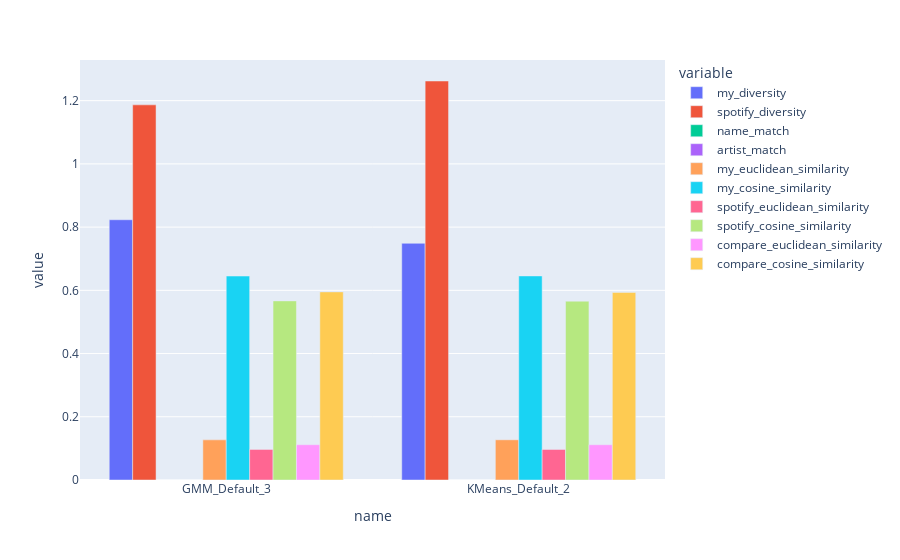

Notebook code cell kept with this figure:
### Code cell
# group_pairs = df_output.groupby(['name', 'distance_method_name'])
group_cols = ['name']
group_pairs = df_sp_recomm.groupby(group_cols)
group_mean = group_pairs.mean()

other_cols = df_sp_recomm.columns.tolist()
other_cols.remove('name')
other_cols.remove('cluster_function')
other_cols.remove('distance_function')
group_mean

fig = px.bar(group_mean, x=group_mean.index, y=other_cols, barmode='group')
fig.show()

### Figure 1 — Plotly figure (JSON) as saved in the notebook; plotly's stock layout.template omitted (floating-point values rounded to 4 significant figures)
{"data": [{"alignmentgroup": "True", "hovertemplate": "variable=my_diversity<br>name=%{x}<br>value=%{y}<extra></extra>", "legendgroup": "my_diversity", "marker": {"color": "#636efa", "pattern": {"shape": ""}}, "name": "my_diversity", "offsetgroup": "my_diversity", "orientation": "v", "showlegend": true, "textposition": "auto", "type": "bar", "x": ["GMM_Default_3", "KMeans_Default_2"], "xaxis": "x", "y": [0.8233, 0.7488], "yaxis": "y"}, {"alignmentgroup": "True", "hovertemplate": "variable=spotify_diversity<br>name=%{x}<br>value=%{y}<extra></extra>", "legendgroup": "spotify_diversity", "marker": {"color": "#EF553B", "pattern": {"shape": ""}}, "name": "spotify_diversity", "offsetgroup": "spotify_diversity", "orientation": "v", "showlegend": true, "textposition": "auto", "type": "bar", "x": ["GMM_Default_3", "KMeans_Default_2"], "xaxis": "x", "y": [1.187, 1.262], "yaxis": "y"}, {"alignmentgroup": "True", "hovertemplate": "variable=name_match<br>name=%{x}<br>value=%{y}<extra></extra>", "legendgroup": "name_match", "marker": {"color": "#00cc96", "pattern": {"shape": ""}}, "name": "name_match", "offsetgroup": "name_match", "orientation": "v", "showlegend": true, "textposition": "auto", "type": "bar", "x": ["GMM_Default_3", "KMeans_Default_2"], "xaxis": "x", "y": [0, 0], "yaxis": "y"}, {"alignmentgroup": "True", "hovertemplate": "variable=artist_match<br>name=%{x}<br>value=%{y}<extra></extra>", "legendgroup": "artist_match", "marker": {"color": "#ab63fa", "pattern": {"shape": ""}}, "name": "artist_match", "offsetgroup": "artist_match", "orientation": "v", "showlegend": true, "textposition": "auto", "type": "bar", "x": ["GMM_Default_3", "KMeans_Default_2"], "xaxis": "x", "y": [0, 0], "yaxis": "y"}, {"alignmentgroup": "True", "hovertemplate": "variable=my_euclidean_similarity<br>name=%{x}<br>value=%{y}<extra></extra>", "legendgroup": "my_euclidean_similarity", "marker": {"color": "#FFA15A", "pattern": {"shape": ""}}, "name": "my_euclidean_similarity", "offsetgroup": "my_euclidean_similarity", "orientation": "v", "showlegend": true, "textposition": "auto", "type": "bar", "x": ["GMM_Default_3", "KMeans_Default_2"], "xaxis": "x", "y": [0.127, 0.1271], "yaxis": "y"}, {"alignmentgroup": "True", "hovertemplate": "variable=my_cosine_similarity<br>name=%{x}<br>value=%{y}<extra></extra>", "legendgroup": "my_cosine_similarity", "marker": {"color": "#19d3f3", "pattern": {"shape": ""}}, "name": "my_cosine_similarity", "offsetgroup": "my_cosine_similarity", "orientation": "v", "showlegend": true, "textposition": "auto", "type": "bar", "x": ["GMM_Default_3", "KMeans_Default_2"], "xaxis": "x", "y": [0.6452, 0.6456], "yaxis": "y"}, {"alignmentgroup": "True", "hovertemplate": "variable=spotify_euclidean_similarity<br>name=%{x}<br>value=%{y}<extra></extra>", "legendgroup": "spotify_euclidean_similarity", "marker": {"color": "#FF6692", "pattern": {"shape": ""}}, "name": "spotify_euclidean_similarity", "offsetgroup": "spotify_euclidean_similarity", "orientation": "v", "showlegend": true, "textposition": "auto", "type": "bar", "x": ["GMM_Default_3", "KMeans_Default_2"], "xaxis": "x", "y": [0.09664, 0.09655], "yaxis": "y"}, {"alignmentgroup": "True", "hovertemplate": "variable=spotify_cosine_similarity<br>name=%{x}<br>value=%{y}<extra></extra>", "legendgroup": "spotify_cosine_similarity", "marker": {"color": "#B6E880", "pattern": {"shape": ""}}, "name": "spotify_cosine_similarity", "offsetgroup": "spotify_cosine_similarity", "orientation": "v", "showlegend": true, "textposition": "auto", "type": "bar", "x": ["GMM_Default_3", "KMeans_Default_2"], "xaxis": "x", "y": [0.5666, 0.5658], "yaxis": "y"}, {"alignmentgroup": "True", "hovertemplate": "variable=compare_euclidean_similarity<br>name=%{x}<br>value=%{y}<extra></extra>", "legendgroup": "compare_euclidean_similarity", "marker": {"color": "#FF97FF", "pattern": {"shape": ""}}, "name": "compare_euclidean_similarity", "offsetgroup": "compare_euclidean_similarity", "orientation": "v", "showlegend": true, "textposition": "auto", "type": "bar", "x": ["GMM_Default_3", "KMeans_Default_2"], "xaxis": "x", "y": [0.1116, 0.1115], "yaxis": "y"}, {"alignmentgroup": "True", "hovertemplate": "variable=compare_cosine_similarity<br>name=%{x}<br>value=%{y}<extra></extra>", "legendgroup": "compare_cosine_similarity", "marker": {"color": "#FECB52", "pattern": {"shape": ""}}, "name": "compare_cosine_similarity", "offsetgroup": "compare_cosine_similarity", "orientation": "v", "showlegend": true, "textposition": "auto", "type": "bar", "x": ["GMM_Default_3", "KMeans_Default_2"], "xaxis": "x", "y": [0.595, 0.5934], "yaxis": "y"}], "layout": {"barmode": "group", "legend": {"title": {"text": "variable"}, "tracegroupgap": 0}, "margin": {"t": 60}, "xaxis": {"anchor": "y", "domain": [0, 1], "title": {"text": "name"}}, "yaxis": {"anchor": "x", "domain": [0, 1], "title": {"text": "value"}}}}
